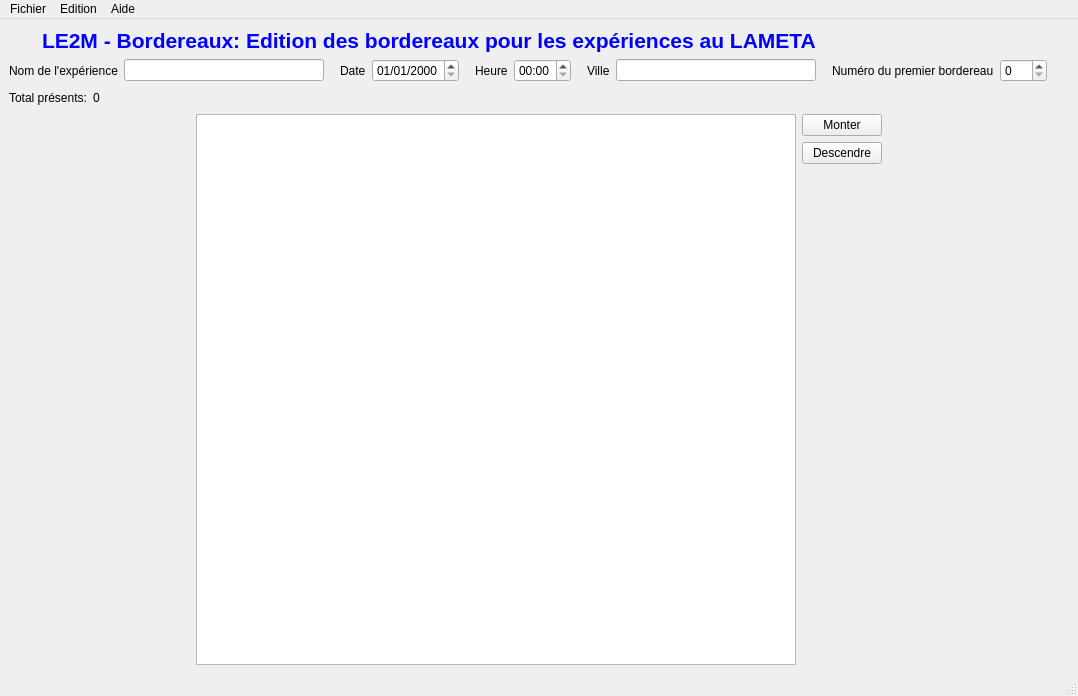
<?xml version="1.0" encoding="UTF-8"?>
<ui version="4.0">
 <class>MainWindow</class>
 <widget class="QMainWindow" name="MainWindow">
  <property name="geometry">
   <rect>
    <x>0</x>
    <y>0</y>
    <width>1078</width>
    <height>696</height>
   </rect>
  </property>
  <property name="minimumSize">
   <size>
    <width>0</width>
    <height>0</height>
   </size>
  </property>
  <property name="windowTitle">
   <string>Bordereau Editor</string>
  </property>
  <widget class="QWidget" name="centralwidget">
   <layout class="QVBoxLayout" name="verticalLayout_3">
    <item>
     <layout class="QHBoxLayout" name="horizontalLayout_2">
      <item>
       <widget class="QLabel" name="label_logo">
        <property name="text">
         <string/>
        </property>
        <property name="pixmap">
         <pixmap>../le2mBordereauxImages/logo_lameta.gif</pixmap>
        </property>
       </widget>
      </item>
      <item>
       <spacer name="horizontalSpacer_10">
        <property name="orientation">
         <enum>Qt::Horizontal</enum>
        </property>
        <property name="sizeType">
         <enum>QSizePolicy::Fixed</enum>
        </property>
        <property name="sizeHint" stdset="0">
         <size>
          <width>20</width>
          <height>20</height>
         </size>
        </property>
       </spacer>
      </item>
      <item>
       <widget class="QLabel" name="label_description">
        <property name="font">
         <font>
          <pointsize>16</pointsize>
          <weight>75</weight>
          <bold>true</bold>
         </font>
        </property>
        <property name="styleSheet">
         <string notr="true">color: rgb(0, 0, 255);</string>
        </property>
        <property name="text">
         <string>LE2M - Bordereaux: Edition des bordereaux pour les expériences au LAMETA</string>
        </property>
       </widget>
      </item>
      <item>
       <spacer name="horizontalSpacer_2">
        <property name="orientation">
         <enum>Qt::Horizontal</enum>
        </property>
        <property name="sizeType">
         <enum>QSizePolicy::MinimumExpanding</enum>
        </property>
        <property name="sizeHint" stdset="0">
         <size>
          <width>13</width>
          <height>20</height>
         </size>
        </property>
       </spacer>
      </item>
     </layout>
    </item>
    <item>
     <layout class="QVBoxLayout" name="verticalLayout">
      <item>
       <layout class="QHBoxLayout" name="horizontalLayout">
        <item>
         <widget class="QLabel" name="label_nom">
          <property name="text">
           <string>Nom de l'expérience</string>
          </property>
         </widget>
        </item>
        <item>
         <widget class="QLineEdit" name="lineEdit_nomExperience">
          <property name="minimumSize">
           <size>
            <width>200</width>
            <height>0</height>
           </size>
          </property>
          <property name="maximumSize">
           <size>
            <width>200</width>
            <height>16777215</height>
           </size>
          </property>
         </widget>
        </item>
        <item>
         <spacer name="horizontalSpacer_3">
          <property name="orientation">
           <enum>Qt::Horizontal</enum>
          </property>
          <property name="sizeType">
           <enum>QSizePolicy::Fixed</enum>
          </property>
          <property name="sizeHint" stdset="0">
           <size>
            <width>10</width>
            <height>20</height>
           </size>
          </property>
         </spacer>
        </item>
        <item>
         <widget class="QLabel" name="label">
          <property name="text">
           <string>Date</string>
          </property>
         </widget>
        </item>
        <item>
         <widget class="QDateEdit" name="dateEdit">
          <property name="displayFormat">
           <string>dd/MM/yyyy</string>
          </property>
         </widget>
        </item>
        <item>
         <spacer name="horizontalSpacer_8">
          <property name="orientation">
           <enum>Qt::Horizontal</enum>
          </property>
          <property name="sizeType">
           <enum>QSizePolicy::Fixed</enum>
          </property>
          <property name="sizeHint" stdset="0">
           <size>
            <width>10</width>
            <height>20</height>
           </size>
          </property>
         </spacer>
        </item>
        <item>
         <widget class="QLabel" name="label_2">
          <property name="text">
           <string>Heure</string>
          </property>
         </widget>
        </item>
        <item>
         <widget class="QTimeEdit" name="timeEdit">
          <property name="displayFormat">
           <string>HH:mm</string>
          </property>
         </widget>
        </item>
        <item>
         <spacer name="horizontalSpacer_7">
          <property name="orientation">
           <enum>Qt::Horizontal</enum>
          </property>
          <property name="sizeType">
           <enum>QSizePolicy::Fixed</enum>
          </property>
          <property name="sizeHint" stdset="0">
           <size>
            <width>10</width>
            <height>20</height>
           </size>
          </property>
         </spacer>
        </item>
        <item>
         <widget class="QLabel" name="label_ville">
          <property name="text">
           <string>Ville</string>
          </property>
         </widget>
        </item>
        <item>
         <widget class="QLineEdit" name="lineEdit_ville">
          <property name="minimumSize">
           <size>
            <width>200</width>
            <height>0</height>
           </size>
          </property>
          <property name="maximumSize">
           <size>
            <width>200</width>
            <height>16777215</height>
           </size>
          </property>
         </widget>
        </item>
        <item>
         <spacer name="horizontalSpacer_4">
          <property name="orientation">
           <enum>Qt::Horizontal</enum>
          </property>
          <property name="sizeType">
           <enum>QSizePolicy::Fixed</enum>
          </property>
          <property name="sizeHint" stdset="0">
           <size>
            <width>10</width>
            <height>20</height>
           </size>
          </property>
         </spacer>
        </item>
        <item>
         <widget class="QLabel" name="label_premierBordereau">
          <property name="text">
           <string>Numéro du premier bordereau</string>
          </property>
         </widget>
        </item>
        <item>
         <widget class="QSpinBox" name="spinBox_premierBordereau">
          <property name="maximum">
           <number>999</number>
          </property>
         </widget>
        </item>
        <item>
         <spacer name="horizontalSpacer_9">
          <property name="orientation">
           <enum>Qt::Horizontal</enum>
          </property>
          <property name="sizeHint" stdset="0">
           <size>
            <width>40</width>
            <height>20</height>
           </size>
          </property>
         </spacer>
        </item>
        <item>
         <layout class="QHBoxLayout" name="horizontalLayout_8"/>
        </item>
       </layout>
      </item>
      <item>
       <layout class="QHBoxLayout" name="horizontalLayout_4">
        <item>
         <widget class="QLabel" name="label_presents">
          <property name="text">
           <string>Total présents:</string>
          </property>
         </widget>
        </item>
        <item>
         <widget class="QLabel" name="label_presentsNombre">
          <property name="text">
           <string>0</string>
          </property>
         </widget>
        </item>
        <item>
         <spacer name="horizontalSpacer">
          <property name="orientation">
           <enum>Qt::Horizontal</enum>
          </property>
          <property name="sizeHint" stdset="0">
           <size>
            <width>40</width>
            <height>20</height>
           </size>
          </property>
         </spacer>
        </item>
       </layout>
      </item>
     </layout>
    </item>
    <item>
     <layout class="QHBoxLayout" name="horizontalLayout_3">
      <item>
       <spacer name="horizontalSpacer_5">
        <property name="orientation">
         <enum>Qt::Horizontal</enum>
        </property>
        <property name="sizeHint" stdset="0">
         <size>
          <width>40</width>
          <height>20</height>
         </size>
        </property>
       </spacer>
      </item>
      <item>
       <widget class="QTableView" name="tableView_sujets">
        <property name="sizePolicy">
         <sizepolicy hsizetype="MinimumExpanding" vsizetype="MinimumExpanding">
          <horstretch>0</horstretch>
          <verstretch>0</verstretch>
         </sizepolicy>
        </property>
        <property name="minimumSize">
         <size>
          <width>600</width>
          <height>500</height>
         </size>
        </property>
        <property name="maximumSize">
         <size>
          <width>16777215</width>
          <height>16777215</height>
         </size>
        </property>
        <property name="dragEnabled">
         <bool>false</bool>
        </property>
        <property name="dragDropMode">
         <enum>QAbstractItemView::NoDragDrop</enum>
        </property>
        <property name="alternatingRowColors">
         <bool>true</bool>
        </property>
        <property name="sortingEnabled">
         <bool>false</bool>
        </property>
        <attribute name="horizontalHeaderMinimumSectionSize">
         <number>20</number>
        </attribute>
        <attribute name="verticalHeaderMinimumSectionSize">
         <number>20</number>
        </attribute>
       </widget>
      </item>
      <item>
       <layout class="QVBoxLayout" name="verticalLayout_2">
        <item>
         <widget class="QPushButton" name="pushButton_monter">
          <property name="text">
           <string>Monter</string>
          </property>
         </widget>
        </item>
        <item>
         <widget class="QPushButton" name="pushButton_descendre">
          <property name="text">
           <string>Descendre</string>
          </property>
         </widget>
        </item>
        <item>
         <spacer name="verticalSpacer">
          <property name="orientation">
           <enum>Qt::Vertical</enum>
          </property>
          <property name="sizeHint" stdset="0">
           <size>
            <width>20</width>
            <height>40</height>
           </size>
          </property>
         </spacer>
        </item>
       </layout>
      </item>
      <item>
       <spacer name="horizontalSpacer_6">
        <property name="orientation">
         <enum>Qt::Horizontal</enum>
        </property>
        <property name="sizeHint" stdset="0">
         <size>
          <width>40</width>
          <height>20</height>
         </size>
        </property>
       </spacer>
      </item>
     </layout>
    </item>
   </layout>
  </widget>
  <widget class="QMenuBar" name="menubar">
   <property name="geometry">
    <rect>
     <x>0</x>
     <y>0</y>
     <width>1078</width>
     <height>19</height>
    </rect>
   </property>
   <widget class="QMenu" name="menuFichier">
    <property name="title">
     <string>Fichier</string>
    </property>
    <addaction name="action_ouvrir"/>
    <addaction name="action_enregistrer"/>
    <addaction name="action_imprimer"/>
    <addaction name="action_quitter"/>
   </widget>
   <widget class="QMenu" name="menuEdition">
    <property name="title">
     <string>Edition</string>
    </property>
    <addaction name="action_ajouterSujet"/>
    <addaction name="action_viderListe"/>
   </widget>
   <widget class="QMenu" name="menuAide">
    <property name="title">
     <string>Aide</string>
    </property>
    <addaction name="action_afficherAide"/>
    <addaction name="action_afficherPropos"/>
   </widget>
   <addaction name="menuFichier"/>
   <addaction name="menuEdition"/>
   <addaction name="menuAide"/>
  </widget>
  <widget class="QStatusBar" name="statusbar"/>
  <action name="action_ouvrir">
   <property name="text">
    <string>Ouvrir</string>
   </property>
  </action>
  <action name="action_enregistrer">
   <property name="text">
    <string>Enregistrer</string>
   </property>
  </action>
  <action name="action_imprimer">
   <property name="text">
    <string>Imprimer</string>
   </property>
  </action>
  <action name="action_quitter">
   <property name="text">
    <string>Quitter</string>
   </property>
  </action>
  <action name="action_bordereauVierge">
   <property name="text">
    <string>Editer un bordereau vierge</string>
   </property>
  </action>
  <action name="action_ajouterSujet">
   <property name="text">
    <string>Ajouter un sujet</string>
   </property>
  </action>
  <action name="action_viderListe">
   <property name="text">
    <string>Vider la liste</string>
   </property>
  </action>
  <action name="action_afficherAide">
   <property name="text">
    <string>Aide de Bordereau Editor</string>
   </property>
  </action>
  <action name="action_afficherPropos">
   <property name="text">
    <string>A Propos</string>
   </property>
  </action>
 </widget>
 <resources/>
 <connections>
  <connection>
   <sender>action_quitter</sender>
   <signal>triggered()</signal>
   <receiver>MainWindow</receiver>
   <slot>close()</slot>
   <hints>
    <hint type="sourcelabel">
     <x>-1</x>
     <y>-1</y>
    </hint>
    <hint type="destinationlabel">
     <x>679</x>
     <y>383</y>
    </hint>
   </hints>
  </connection>
 </connections>
</ui>
